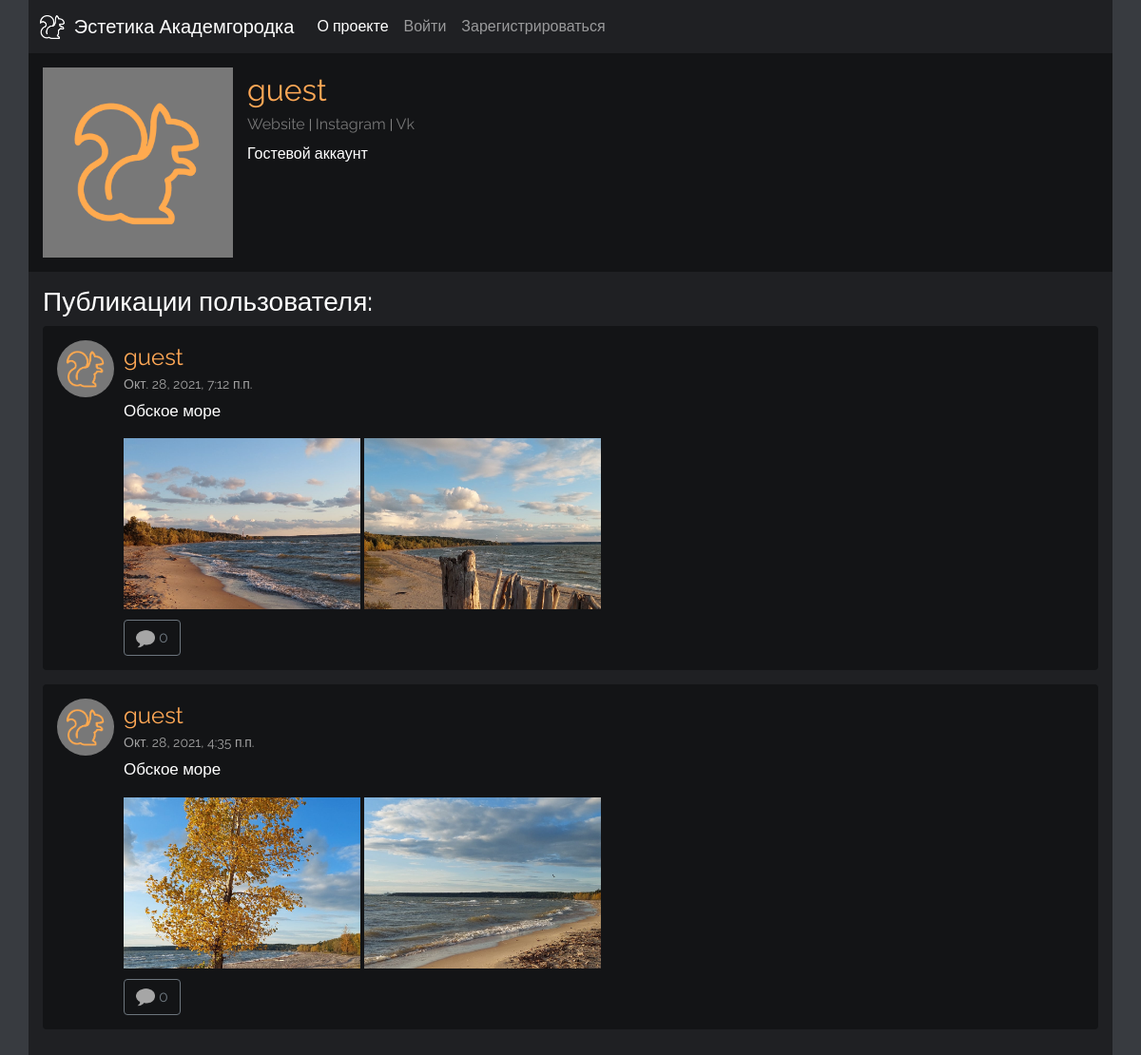
The page /profile/7/ on the database its author committed.
### main/models.py (models this page shows, shortened)
class Profile(models.Model):
    user = models.OneToOneField(User, null=True, on_delete=models.CASCADE)
    profile_pic = models.ImageField(null=True, blank=True, default="", upload_to = "profile/")
    bio = models.TextField(null=True, blank=True)
    website_url = models.CharField(max_length=255, null=True, blank=True)
    inst_url = models.CharField(max_length=255, null=True, blank=True)
    vk_url = models.CharField(max_length=255, null=True, blank=True)
    def __str__(self):
        return str(self.user)

class Post(models.Model):
    class Meta:
        verbose_name = 'Post'
        verbose_name_plural = 'Posts'
    post_author = models.ForeignKey(User, on_delete=models.CASCADE)
    post_text = models.TextField()
    post_date = models.DateTimeField(default=timezone.now)

class Photo(models.Model):
    class Meta:
        verbose_name = 'Photo'
        verbose_name_plural = 'Photos'
    post = models.ForeignKey(Post, on_delete=models.CASCADE, null=True, blank=True)
    image = models.ImageField(null=False, blank=False, default="")

### main/views.py (the view)
# urls.py: path('profile/<int:pk>/', views.ProfileView.as_view(), name='profile'),
class ProfileView(generic.DetailView):
    model = Profile
    template_name = 'main/profile.html'
    def get_context_data(self, *args, **kwargs):
        users = Profile.objects.all()
        context = super(ProfileView, self).get_context_data(*args, **kwargs)
        page_user = get_object_or_404(Profile, id=self.kwargs['pk'])
        context["page_user"] = page_user
        user_post_list = Post.objects.filter(post_author = page_user.user).order_by('-post_date')
        context["user_post_list"] = user_post_list
        photo_list = Photo.objects.all()
        context["photo_list"] = photo_list
        return context

### main/templates/main/profile.html (shortened to what this page needs)
<!DOCTYPE html>
<html lang="ru">
<head>
  {% load static %}
  <link rel="stylesheet" href="{% static 'main/css/bootstrap.min.css' %}" type="text/css">
  <link rel="stylesheet" type="text/css" href="{% static 'main/css/style.css' %}">
</head>
<body>
  <div class="container">
    <nav class="navbar-dark navbar navbar-expand-lg">
      <div class="container-fluid">
        <a class="navbar-brand" href="{% url 'main:index' %}">
          <img src="/static/main/img/logo.png" alt="" class="d-inline-block align-text-top logo">
           Эстетика Академгородка
        </a>
        <div class="collapse navbar-collapse" id="navbarNavDropdown">
          <ul class="navbar-nav">
            <li class="nav-item">
              <a class="nav-link active" aria-current="page" href="{% url 'main:about' %}">О проекте</a>
            </li>
            {% if request.user.is_authenticated %}
            <li class="nav-item dropdown">
              <a class="nav-link dropdown-toggle" href="#" id="navbarDropdownMenuLink" role="button" data-bs-toggle="dropdown" aria-expanded="false">
                {{ user.username }}
              </a>
              <ul class="dropdown-menu" aria-labelledby="navbarDropdownMenuLink">
                <li><a class="dropdown-item" href="{% url 'main:profile' user.profile.id %}">Мой профиль</a></li>
                <li><a class="dropdown-item" href="{% url 'main:edit_profile' user.profile.id %}">Изменить профиль</a></li>
                <li><a class="dropdown-item" href="{% url 'main:edit_account' %}">Изменить аккаунт</a></li>
                <li><a class="dropdown-item" href="{% url 'main:logout' %}">Выйти</a></li>
              </ul>
            </li>
            {% else %}
            <li class="nav-item">
              <a class="nav-link" href="{% url 'main:login' %}">Войти</a>
            </li>
            <li class="nav-item">
              <a class="nav-link" href="{% url 'main:register' %}">Зарегистрироваться</a>
            </li>
            {% endif %}
              </ul>
        </div>
      </div>
    </nav>
    <div class="profile">
      {% if page_user.profile_pic %}
        <img class="profile-photo" src="{{ page_user.profile_pic.url }}" alt="image">
      {% else %}
        <img class="profile-photo" src="/static/main/img/profile-pic.png" alt="image">
      {% endif %}
      <div class="profile-info">
        <div><a class="post-author fs-2" href="{% url 'main:profile' page_user.id %}">{{ page_user }}</a></div>
        {% if page_user.website_url %}
          <a href="https://{{ page_user.website_url }}" target="_blank" class="profile-link">Website</a>
          <span class="vertical-bar"> | </span>
        {% else %}
          <span class="profile-link-disabled">Website</span>
          <span class="vertical-bar"> | </span>
        {% endif %}
        {% if page_user.inst_url %}
          <a href="https://{{ page_user.inst_url }}" target="_blank" class="profile-link">Instagram</a>
          <span class="vertical-bar"> | </span>
        {% else %}
          <span class="profile-link-disabled">Instagram</span>
          <span class="vertical-bar"> | </span>
        {% endif %}
        {% if page_user.vk_url %}
          <a href="https://{{ page_user.vk_url }}" target="_blank" class="profile-link">Vk</a>
        {% else %}
          <span class="profile-link-disabled">Vk</span>
        {% endif %}
        <div class="profile-bio">
          {% if page_user.bio %}
            {{ page_user.bio|linebreaks }}
          {% endif %}
        </div>
      </div>
    </div>
    <div class="posts">
      <h3 class="user-posts-heading">Публикации пользователя:</h3>
      {% for el in user_post_list %}
      <div class="post rounded">
        {% if el.post_author.profile.profile_pic %}
          <img src="{{ el.post_author.profile.profile_pic.url }}" class="post-author-pic" alt="image">
        {% else %}
          <img class="post-author-pic" src="/static/main/img/profile-pic.png" alt="image">
        {% endif %}
        <div class="post-info">
          <div><a class="post-author fs-4" href="{% url 'main:profile' el.post_author.profile.id %}">{{ el.post_author }}</a></div>
          <span class="post-date">{{ el.post_date }} </span>
          <div class="post-text">{{ el.post_text|linebreaks }}</div>
        </div>
        <div class="post-photos">
        {% for photo in photo_list %}
          {% if el == photo.post %}
            <a href="#photo{{photo.id}}" data-bs-toggle="modal" class="photo-link"><img class="post-photo col-xl-3 col-md-4 col-sm-6 col-xs-12" src="{{photo.image.url}}" alt="image"></a>
          {% endif %}
        {% endfor %}
        </div>
        {% if request.user.is_authenticated %}
        <a class="btn btn-outline-secondary comments-count" href="{% url 'main:post' el.id %}" target="_blank">
          <img class="icon" src="/static/main/img/speech-grey.png" alt="Комментарии: "> {{ el.comment_set.count }}
        </a>
        {% else %}
        <a class="btn btn-outline-secondary comments-count" href="#login-or-register" data-bs-toggle="modal">
          <img class="icon" src="/static/main/img/speech-grey.png" alt="Комментарии: "> {{ el.comment_set.count }}
        </a>
        {% endif %}
      </div>
      {% endfor %}
    </div>
  </div>
</body>
</html>

### main/static/main/css/style.css (style rules this page uses)
html, body { background: #383b40; color: #fff; font-family: 'Raleway', sans-serif; }
.container { background: #1f2023; padding: 0; }
.navbar { background: #1f2023; }
.navbar a { color: #fff; }
a.navbar-brand { font-weight: 200; }
.logo { margin: 0 5px 0 0; height: 25px; }
.posts { padding: 15px; }
.post { padding: 15px 15px 15px 15px; margin: 0 0 15px 0; background-color: rgb(19, 20, 22); font-size: 0; }
.post-author-pic { border-radius: 50%; height: 60px; width: 60px; object-fit: cover; margin: 0 10px 8px 0; float: left; }
.post-info { margin: 0 0 0 70px; }
.post-author { color: #ffa856; text-decoration: none; }
.post-date { color: #a1a1a1; font-size: 14px; text-decoration: none; }
.vertical-bar { color: #a1a1a1; font-size: 14px; }
.post-text { font-size: 17px; margin: 5px 0 0 0; }
.post-photos { margin: 0 0 0 68px; }
.post-photo { height: 200px; object-fit: cover; margin: 0 0 4px 0; padding: 0 2px 0 2px; }
@media (max-width: 1400px) { .post-photo { height: 180px; } }
.comments-count { margin: 7px 0 0 70px; font-size: 16px; }
.icon { height: 20px; }
.profile { background-color: rgb(19, 20, 22); min-height: 230px; padding: 15px; }
.profile-photo { display: inline; width: 200px; height: 200px; object-fit: cover; float: left; }
.profile-info { margin: 0 0 0 215px; }
.profile-link-disabled { color: #777777; }
.profile-bio { margin: 7px 0 0 0; }

### rows shown on the page
Profile: user.username "guest", bio "Гостевой аккаунт"
Post: post_author "guest", post_date "Окт. 28, 2021, 7:12 п.п.", post_text "Обское море", comment_set.count "0"
Photo: image (picture)
Photo: image (picture)
Post: post_author "guest", post_date "Окт. 28, 2021, 4:35 п.п.", post_text "Обское море", comment_set.count "0"
Photo: image (picture)
Photo: image (picture)
